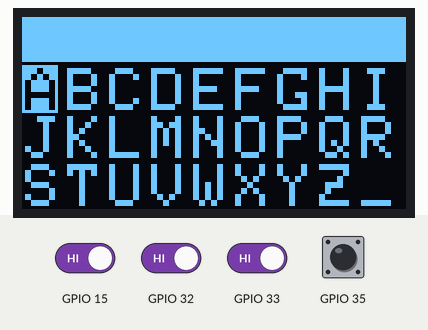
Simulated run of this sketch. Board: ESP32. Shown: 128×64 one-colour display. Inputs (shaded band) come from the test bench; at power-on: GPIO 15, GPIO 32, GPIO 33, GPIO 35 HIGH. The display library's start-up logo is not drawn; what the sketch prints to the serial monitor is not drawn.

Above: at 3.9 s.
4.0 s: GPIO 32 driven LOW
At 5.1 s:
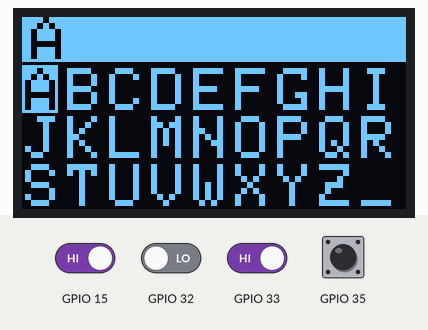
5.5 s: GPIO 15 driven LOW
At 6.2 s:
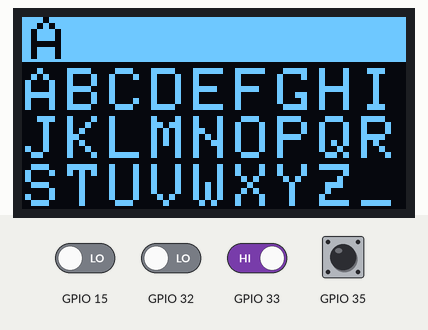
7.0 s: GPIO 33 driven LOW
At 7.3 s:
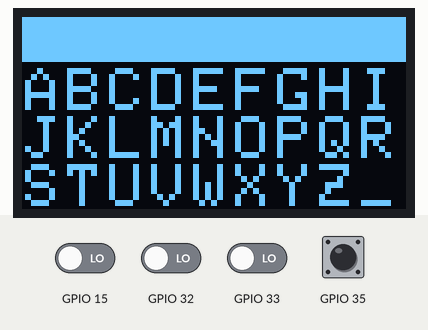
Timing chart, 0 to 10.0 s (numbered marks = the images above; inputs shaded):
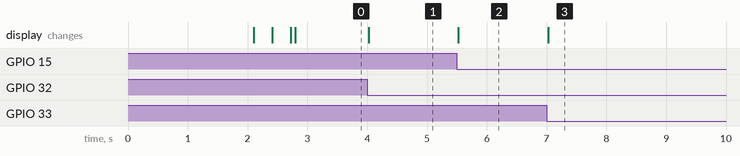

Measured:
- after the input at 4.0 s, the display: changes at once (image 1)
- after the input at 5.5 s, the display: changes at once (image 2)
- after the input at 7.0 s, the display: changes at once (image 3)

The sketch:

rover_keywip.ino
```cpp
#include <Adafruit_SSD1306.h>
#include <splash.h>

// Mario's Ideas
// Morse Code transmiter

#include <SPI.h>
#include <Wire.h>
#include <Adafruit_GFX.h>
#include <Adafruit_SSD1306.h>

// Oled display size
#define SCREEN_WIDTH 128 // OLED display width, in pixels
#define SCREEN_HEIGHT 64 // OLED display height, in pixels
#define OLED_SDA 21
#define OLED_SCL 22
#define OLED_RST 16

//Potentiometer PIN A1


// Variables capturing current and newly calculated position on the letter board (Values 0-26)
  int New_Position=0;
  int Old_Position=0;

// Variable capturing Potentimeter read (Values 0 1023)
  int Pot_read=0;

// Variable used for calculating moving average of potentiometer reading to stabilise the input
  int Count_For_Moving_Average=0;

// String variable holding the text to transmit
  String To_Transmit="";

// Length of the text to transmit
  int To_Transmit_Length=0;

// Flag indicating the letter was entered on the leter board to be added to To_Transmit string
  int Letter_Entered=0;
  int Transmit=0;
  int But = 0;
  int lft = 0;


// Declaration for an SSD1306 display connected to I2C (SDA, SCL pins)

Adafruit_SSD1306 display(SCREEN_WIDTH, SCREEN_HEIGHT, &Wire, OLED_RST);


// Used for displaying Leter board
char Letters[28]="ABCDEFGHIJKLMNOPQRSTUVWXYZ_";


void Add_To_String(){

  Letter_Entered=1;

}

void ButtonLeft(){
  lft = 1;
}

void ButtonRight(){
  But = 1;
}

void Triger_Transmit(){

  Transmit=1;

}
float floatMap(float x, float in_min, float in_max, float out_min, float out_max) {
  return (x - in_min) * (out_max - out_min) / (in_max - in_min) + out_min;
}

void setup() {
  Serial.begin(9600);
  // Define two interrupts
  // D2- when button pressed the current letter on the letter board is entered to To_Transmit
  // D3- When button is pressed To_Transmit string is output in Morse code
  attachInterrupt(32,Add_To_String, FALLING);
  attachInterrupt(33,Triger_Transmit, FALLING);
  attachInterrupt(35,ButtonRight, FALLING);
  attachInterrupt(15,ButtonLeft, FALLING);

Wire.begin(OLED_SDA, OLED_SCL);

  // SSD1306_SWITCHCAPVCC = generate display voltage from 3.3V internally
  if(!display.begin(SSD1306_SWITCHCAPVCC, 0x3C, false, false)) { // Address 0x3D for 128x64
    Serial.println(F("SSD1306 allocation failed"));
    for(;;); // Don't proceed, loop forever
  }

  // Show initial display buffer contents on the screen --
  // the library initializes this with an Adafruit splash screen.
  display.display();
  delay(2000); // Pause for 2 seconds

  // Clear the buffer
  display.clearDisplay();
  display.display();

  // Display Letter Board 3 rows 9 character in each row
  display.setTextSize(2);
  display.setTextColor(SSD1306_WHITE);
  for (int j=0; j<3;j++){
  for (int i=0; i<9;i++){
     display.setCursor(i*12+2*i+1,j*16+17);
     display.println(Letters[i+j*9]);
     //display.fillRect(i*12+2*i, j*16 +16, 12, 16, SSD1306_INVERSE);
     display.display();
  }
  }
  // Display filled in rect in the top section of the display when To_Transfer would be output
  display.fillRect(0, 0, 128, 15, SSD1306_INVERSE);
  // Highlight character A by displaying Inverse rect at first position
  display.fillRect(0, 16, 12, 16, SSD1306_INVERSE);

  display.display();
}

void Highlight_letter(int New_Pos, int Old_Pos){
  // When position changes from Old_Pos to New_Pos
  // Draw the inverse rect in the Old_pos to deactivate  the highlight in the old spot
  // Draw the inverse rect to Highlite the new spot
  int X_pos;
  int Y_pos;

  // Calculate X and Y coordinates of the New_Pos on the letter board
  X_pos=New_Pos - ((int)New_Pos/9)*9;
  Y_pos=(int)New_Pos/9;
  // Displaying Inverse rect
  display.fillRect(X_pos*12+2*X_pos, Y_pos*16 +16, 12, 16, SSD1306_INVERSE);

  // Calculate X and Y coordinates of the Old_Pos on the letter board
  X_pos=Old_Pos - ((int)Old_Pos/9)*9;
  Y_pos=(int)Old_Pos/9;
  // Displaying Inverse rect
  display.fillRect(X_pos*12+2*X_pos, Y_pos*16 +16, 12, 16, SSD1306_INVERSE);

  display.display();
}

void loop()
{
  if(lft == 1){
    New_Position--;

    if (Old_Position!=New_Position){
       Highlight_letter (New_Position,Old_Position);
       Old_Position=New_Position;
    }
    lft =0;
  }
  // Increase Count_For_Moving_Average 30 times before calcluating moving average
  //Count_For_Moving_Average++;

  if(But == 1){
      New_Position++;
      But = 0;

      if (Old_Position!=New_Position){
       Highlight_letter (New_Position,Old_Position);
       Old_Position=New_Position;
    }
  }

    // Calculate moving average for 30 potentiometer reads
    // Without calculating moving average reads are to volatile
    //Pot_read=(int)Pot_read/30;

    // As potentiometer read was not stable around 0 and 1023 values
    // Here is the code to fix it and make sure that values 0 and 26 are properly mapped
    // Between values 101 and 899 the potentiometer read is mapped to the range 0,26
    // New_Position is the new position calculated on the letter board corresponding to
    //potentiometer read
    /*
    if (Pot_read<0 or Pot_read==0) New_Position=0;
    if (Pot_read >0 or Pot_read<4095) New_Position++;
    if (Pot_read>4095 or Pot_read==4095) New_Position=26;
    */
    // If new position differes fro the previous one
    // remove highlight from the old one and Highlight a new one
    // New position becomes also the current position now


    // reset Count_For_Moving_Average and Pot_read to start calculating the new moving average


  // Wait 100 loop cycles before checking if the new letter was entered

  // If letter was entered add the letter to To_Transmit and output it on the display
  if (Letter_Entered==1 ){
      To_Transmit=To_Transmit + Letters[New_Position];
      To_Transmit_Length++;
      display.setCursor(3,0);
      display.setTextColor(BLACK     );
      display.fillRect(0, 0, 128, 15, SSD1306_WHITE);
      display.println(To_Transmit);
      display.display();
      Letter_Entered=0;
      delay(100);
  }
  // If Transmit button was pressed start morse code transmition

  if (Transmit==1){
    Serial.print("\n" + To_Transmit);
    To_Transmit="";
    display.setTextColor(BLACK);
    display.fillRect(0,0,128,15,SSD1306_WHITE);\
    display.println(To_Transmit);
    display.display();
    Transmit=0;

  }

}
```
